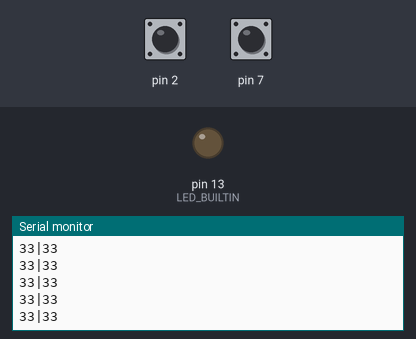
This sketch was run on a simulated Arduino Uno, built with avr-gcc and run on an emulated ATmega328P. On the bench: output pins drawn as LEDs (lit = HIGH), the last lines printed to the serial monitor. The test bench sets the inputs (shaded band); at power-on: pin 2 HIGH, pin 7 HIGH.

Above: at 1.2 s.
1.3 s: pin 2 pulled LOW for 0.2 s
At 1.63 s:
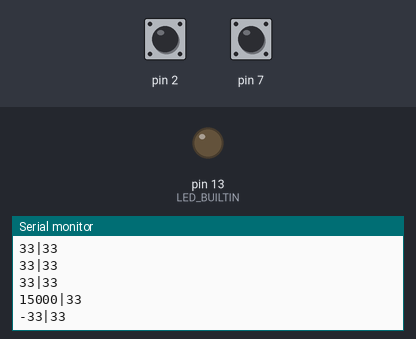
At 2.66 s:
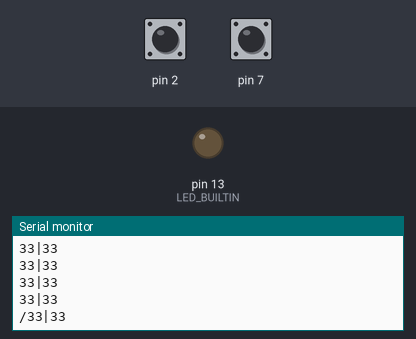
Timing chart, 0 to 4.3 s (numbered marks = the images above; inputs shaded):
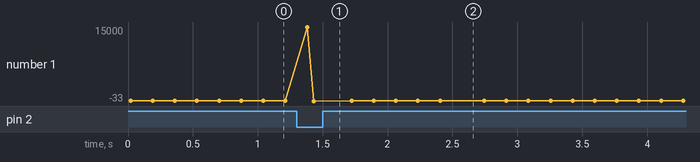

The sketch:

MorseKeyer.ino
```cpp
#include <CapacitiveSensor.h>
/*
 * Capacitive Touch Sensor
 * Uses a coin as a capacitive touch sensor
 * Send pins: 4,8
 * Receive pins: 2,7
 * This code involves 2 conductors as separate touch sensors
 * I used two coins as capacitive touch sensors (one for Dashes, one for Dots)
 *  We aim to simulate a Morse Code Keyer
 * WARNING!!!
 * samples, DashThreshold, DotTreshold, and sensor speed must be fine-tuned by hand!
 */

CapacitiveSensor dash = CapacitiveSensor(4,2); // 1M resistor between pins 4 & 2, pin 2 is sensor pin
CapacitiveSensor dot = CapacitiveSensor(8,7); // 1M resistor between pins 8 & 7, pin 7 is sensor pin

const int samples = 100; // Number of samples taken per reading (higher = slower but more stable)
unsigned long lastDashTime = 0;
unsigned long lastDotTime = 0;
unsigned long lastRelease = 0;

void setup() {
  Serial.begin(9600);
  dash.set_CS_AutocaL_Millis(0xFFFFFFFF);
  dot.set_CS_AutocaL_Millis(0xFFFFFFFF); // Turn off autocalibrate 0xFFFFFFFF
  dash.set_CS_Timeout_Millis(10); // Faster timeout
  dot.set_CS_Timeout_Millis(10);
  pinMode(LED_BUILTIN, OUTPUT);
}

void loop() {
  /* Beware, 'timer' doesn't do the counting, it just captures
    Arduino's internal clock value at the start of each loop
  */
  unsigned long timer = millis();

  long DashSense = dash.capacitiveSensor(samples); //Raw capacitance reading (higher = more touch)
  long DotSense = dot.capacitiveSensor(samples);

  // Adjust this threshold value based on your serial monitor readings
  // Below these values, the capacitive sensor will read LOW
  const int DashThreshold = 120;
  const int DotThreshold = 180;

  SensorMonitor(DashSense,DotSense); // Call for calibrating the thresholds, otherwise comment it out

  if (DashSense > DashThreshold && timer - lastDashTime >= 150){
    digitalWrite(LED_BUILTIN, HIGH);
    Serial.print("-");
    lastDashTime = timer;
    lastRelease = timer;
    digitalWrite(LED_BUILTIN, LOW);
  }
  if (DotSense > DotThreshold && timer - lastDotTime >= 30){
    digitalWrite(LED_BUILTIN, HIGH);
    Serial.print(".");
    lastDotTime = timer;
    lastRelease = timer;
    digitalWrite(LED_BUILTIN, LOW);
  }
  else if (timer - lastRelease >= 1000 && lastRelease != 0){
    Serial.print("/");
    lastRelease = 0;
  }
 delay(100); // Sensor reading speed
}
void SensorMonitor(long readingDash, long readinDot){
  Serial.print(readingDash);
  Serial.print("|");
  Serial.print(readinDot);
  Serial.println("");
  delay(50);
  }
```

Measured:
- after the input at 1.3 s, the serial monitor: prints a new line after 0.08 s (image 1)
